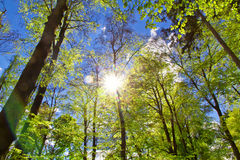
//> input picture harrisTest/harrisTest/1.jpg, 240 x 160 px
$ ./harrisTest   (built with g++ and OpenCV 4)
//> lines starting //> are read from the running program, lines starting //| are printed output that depends on the picture; after the words box and inside, x2 and y2 are one past the last pixel; in counts of white or black regions, pixels touching at a corner belong together
// harrisTest.cpp : 此文件包含 "main" 函数。程序执行将在此处开始并结束。
//

#include <iostream>
#include <opencv2/opencv.hpp>
#include <opencv2/imgproc/imgproc.hpp>

using namespace cv;

int main()
{
    Mat srcImage = imread("1.jpg", 0);
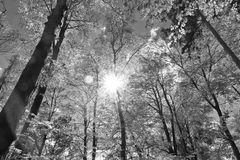
//> srcImage: 160 rows x 240 cols, CV_8UC1; min 0, max 255, mean 115.7
    imshow("原始图", srcImage);

    Mat cornerStrength;
    cornerHarris(srcImage, cornerStrength, 2, 3, 0.01);
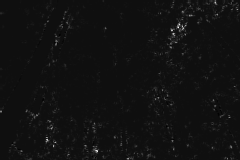
//> cornerStrength: 160 rows x 240 cols, CV_32FC1; min -0.000781, max 0.0123, mean 0.00013; drawn with min black and max white

    Mat harrisCorner;
    threshold(cornerStrength, harrisCorner, 0.00001, 255, THRESH_BINARY);
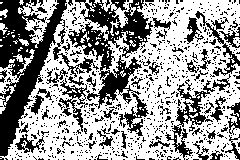
//> harrisCorner: 160 rows x 240 cols, CV_32FC1; 59.5% white; 771 black regions (717 under 20 px), largest, box (x1, y1, x2, y2) and area: (0, 0, 99, 157) 4641, (68, 0, 153, 136) 3872, (165, 80, 215, 160) 911

    imshow("角点检测后的二值效果图", harrisCorner);

    waitKey(0);
    return 0;
}

// 运行程序: Ctrl + F5 或调试 >“开始执行(不调试)”菜单
// 调试程序: F5 或调试 >“开始调试”菜单

// 入门使用技巧:
//   1. 使用解决方案资源管理器窗口添加/管理文件
//   2. 使用团队资源管理器窗口连接到源代码管理
//   3. 使用输出窗口查看生成输出和其他消息
//   4. 使用错误列表窗口查看错误
//   5. 转到“项目”>“添加新项”以创建新的代码文件，或转到“项目”>“添加现有项”以将现有代码文件添加到项目
//   6. 将来，若要再次打开此项目，请转到“文件”>“打开”>“项目”并选择 .sln 文件
